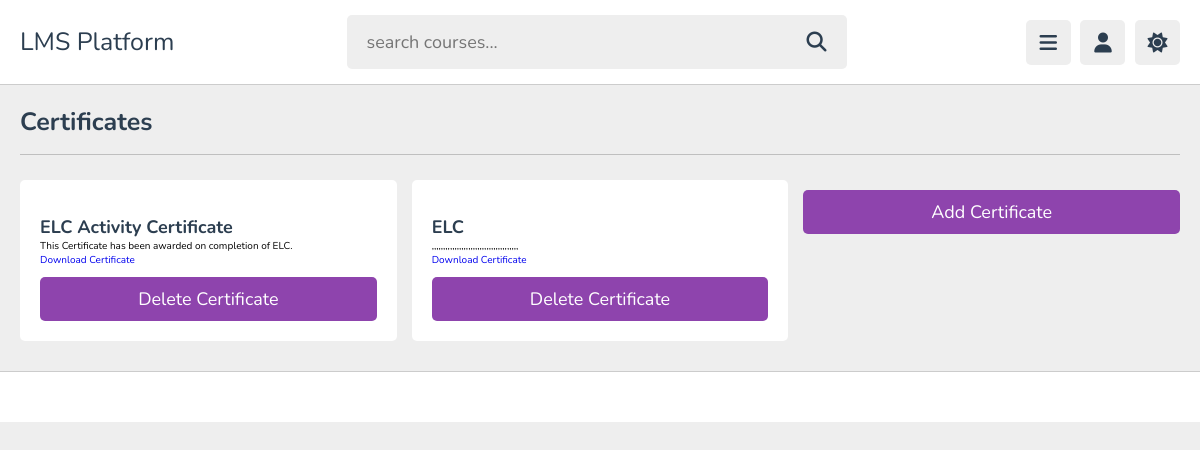
The app's page /certificates/certificates/ (signed in) with its own data.
### certificates/models.py (models this page shows, shortened)
class Certificate(models.Model):
    title = models.CharField(max_length=255)
    description = models.TextField()
    uploader = models.ForeignKey(User, on_delete=models.CASCADE)
    certificate_file = models.FileField(upload_to='certificates/')

### certificates/views.py (the view)
# urls.py: path('certificates/', views.certificate_list, name='certificate_list'),
def certificate_list(request):
    certificates = Certificate.objects.all()
    return render(request, 'certificates/certificate_list.html', {'certificates': certificates})

### certificates/templates/certificates/certificate_list.html (shortened to what this page needs)
{% load static %}
<!DOCTYPE html>
<html lang="en">
<head>
   <link rel="stylesheet" href="https://cdnjs.cloudflare.com/ajax/libs/font-awesome/6.1.2/css/all.min.css">
   <link rel="stylesheet" href="{% static 'css/style.css' %}">
</head>
<body>
<header class="header">
   <section class="flex">
    <a href="{% url 'index' %}" class="logo">LMS Platform</a>
      <form action="search.html" method="post" class="search-form">
         <input type="text" name="search_box" required placeholder="search courses..." maxlength="100">
         <button type="submit" class="fas fa-search"></button>
      </form>
      <div class="icons">
         <div id="menu-btn" class="fas fa-bars"></div>
         <div id="user-btn" class="fas fa-user"></div>
         <div id="toggle-btn" class="fas fa-sun"></div>
      </div>
   </section>
</header>
<section class="playlist-videos">
    <h1 class="heading">Certificates</h1>
    <div class="box-container">
        {% for certificate in certificates %}
            <div class="box">
                <h3>{{ certificate.title }}</h3>
                <p>{{ certificate.description }}</p>
                <a href="{{ certificate.certificate_file.url }}" download>Download Certificate</a>
                {% if user.is_authenticated %}
                <a href="{% url 'certificates:delete_certificate' certificate.id %}" class="btn btn-danger btn-sm">Delete Certificate</a>
               {% endif %}
            </div>
        {% endfor %}
        {% if user.is_authenticated %}
        <a href="{% url 'certificates:add_certificate' %}"><button type="button" class="btn btn-success btn-lg btn-bloc" >  Add Certificate </button></a>
    {% endif %}
    </div>
</section>
<footer class="footer">
</footer>
</body>
</html>

### static/css/style.css (style rules this page uses)
:root { --main-color:#8e44ad; --red:#e74c3c; --orange:#f39c12; --light-color:#888; --light-bg:#eee; --black:#2c3e50; --white:#fff; --border:.1rem solid rgba(0,0,0,.2); }
* { font-family: 'Nunito', sans-serif; margin:0; padding:0; box-sizing: border-box; outline: none; border:none; text-decoration: none; }
html { font-size: 62.5%; overflow-x: hidden; }
body { background-color: var(--light-bg); padding-left: 30rem; }
section { padding:2rem; margin: 0 auto; max-width: 1200px; }
.heading { font-size: 2.5rem; color:var(--black); margin-bottom: 2.5rem; border-bottom: var(--border); padding-bottom: 1.5rem; text-transform: capitalize; }
.inline-btn, .inline-option-btn, .inline-delete-btn, .btn, .delete-btn, .option-btn { border-radius: .5rem; color:#fff; font-size: 1.8rem; cursor: pointer; text-transform: capitalize; padding:1rem 3rem; text-align: center; margin-top: 1rem; }
.btn, .delete-btn, .option-btn { display: block; width: 100%; }
.btn, .inline-btn { background-color: var(--main-color); }
.header { position: sticky; top:0; left:0; right: 0; background-color: var(--white); z-index: 1000; border-bottom: var(--border); }
.header .flex { display: flex; align-items: center; justify-content: space-between; position: relative; padding: 1.5rem 2rem; }
.header .flex .logo { font-size: 2.5rem; color: var(--black); }
.header .flex .search-form { width: 50rem; border-radius: .5rem; background-color: var(--light-bg); padding:1.5rem 2rem; display: flex; gap:2rem; }
.header .flex .search-form input { width: 100%; font-size: 1.8rem; color:var(--black); background:none; }
.header .flex .search-form button { background:none; font-size: 2rem; cursor: pointer; color:var(--black); }
.header .flex .icons div { font-size: 2rem; color:var(--black); background-color: var(--light-bg); border-radius: .5rem; height: 4.5rem; width: 4.5rem; line-height: 4.5rem; cursor: pointer; text-align: center; margin-left: .7rem; }
.playlist-videos .box-container { display: grid; grid-template-columns: repeat(auto-fit, minmax(30rem, 1fr)); gap:1.5rem; justify-content: center; align-items: flex-start; }
.playlist-videos .box-container .box { background-color: var(--white); border-radius: .5rem; padding: 2rem; position: relative; }
.playlist-videos .box-container .box h3 { margin-top: 1.5rem; font-size: 1.8rem; color: var(--black); }
.footer { background-color: var(--white); border-top: var(--border); position: sticky; bottom: 0; left: 0; right: 0; text-align: center; font-size: 2rem; padding:2.5rem 2rem; color:var(--black); margin-top: 1rem; z-index: 1000; }
@media (max-width:1200px) { body { padding-left: 0; } }

### records on screen
Certificate: title "ELC Activity Certificate", description "This Certificate has been awarded on completion of ELC."
Certificate: title "ELC", description ",,,,,,,,,,,,,,,,,,,,,,,,,,,,,,,,,,,,,,"
